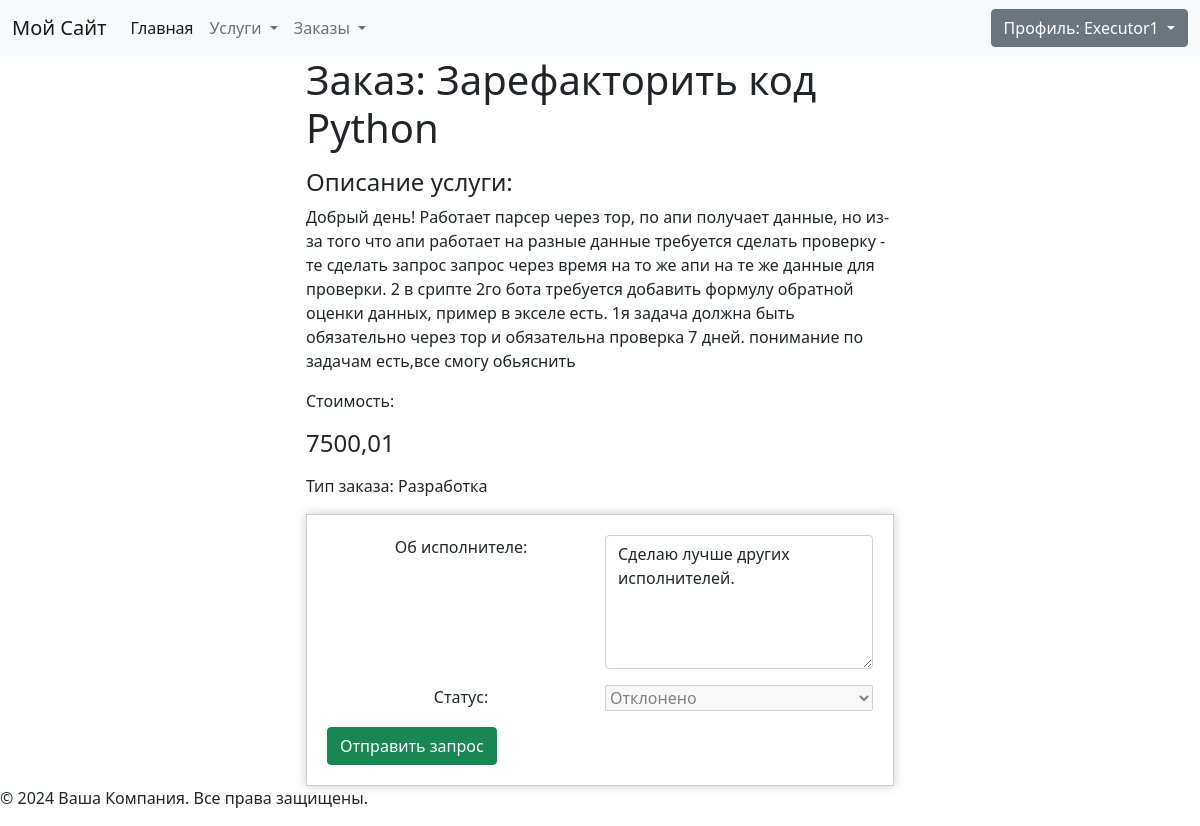
Page /orders/request/1 (signed in) on the committed database.
### freelance/models.py (models this page shows, shortened)
class Order(models.Model):
    order_type = models.CharField(
        max_length=11,
        choices=Service.ServicesType.choices,
        default="design",
        verbose_name="Тип заказа",
    )
    title = models.CharField(max_length=255, verbose_name="Заголовок")
    description = models.TextField(verbose_name="Описание")
    created_at = models.DateTimeField(
        auto_now_add=True, verbose_name="Создан", null=True
    )
    updated_at = models.DateTimeField(auto_now=True, verbose_name="Обновлен", null=True)
    price = models.DecimalField(
        verbose_name="Стоимость", max_digits=10, decimal_places=2, default=0
    )
    customer = models.ForeignKey(
        Customer,
        on_delete=models.CASCADE,
        related_name="customers",
        blank=True,
        null=True,
        verbose_name="Заказчик",
    )
    executor = models.ForeignKey(
        Executor,
        on_delete=models.CASCADE,
        related_name="executors",
        blank=True,
        null=True,
        verbose_name="Исполнитель",
    )
    class Meta:
        verbose_name = "Заказ"
        verbose_name_plural = "Заказы"

class OrderRequest(models.Model):
    order = models.ForeignKey(
        Order, on_delete=models.CASCADE, related_name="requests", verbose_name="Заказ"
    )
    executor = models.ForeignKey(
        Executor,
        on_delete=models.CASCADE,
        related_name="order_requests",
        verbose_name="Исполнитель",
        default=None,
        null=True,
    )
    about_executor = models.TextField(
        verbose_name="Об исполнителе", blank=True, null=True
    )
    created_at = models.DateTimeField(auto_now_add=True, verbose_name="Дата создания")
    status = models.CharField(
        max_length=20,
        choices=[
            ("pending", "В ожидании"),
            ("accepted", "Принято"),
            ("rejected", "Отклонено"),
        ],
        default="pending",
        verbose_name="Статус",
    )
    class Meta:
        unique_together = ("order", "executor")
        verbose_name = "Заявка на заказ"
        verbose_name_plural = "Заявки на заказы"

### freelance/views.py (the view, shortened to what this page needs)
# urls.py: path("orders/request/<int:pk>", OrderRequestView.as_view(), name="order-request"),
class OrderRequestView(UpdateView):
    model = OrderRequest
    form_class = OrderRequestForm
    template_name = "freelance/orders/order_request.html"
    success_url = reverse_lazy("freelance:order-success")
    def get(self, request, *args, **kwargs):
        order = get_object_or_404(Order, pk=kwargs["pk"])
        try:
            order_request = OrderRequest.objects.get(
                order=order,
                executor=Executor.objects.get(profile__user=self.request.user),
            )
            form = self.form_class(instance=order_request)
        except OrderRequest.DoesNotExist:
            form = self.form_class(initial={"order": order})
        return render(request, self.template_name, {"form": form, "order": order})

### freelance/forms.py (shortened to what this page needs)
class OrderRequestForm(forms.ModelForm):
    def __init__(self, *args, **kwargs):
        super().__init__(*args, **kwargs)
        self.fields["order"].widget = forms.HiddenInput()
        self.fields["executor"].widget = forms.HiddenInput()
        self.fields["about_executor"].widget = forms.Textarea(
            attrs={"rows": 5, "class": "form-control"}
        )
        self.fields["status"].widget.attrs["disabled"] = True
        self.fields["status"].required = False
    class Meta:
        model = OrderRequest
        fields = "__all__"

### freelance/templatetags/custom_tags.py (called while the page is built)
@register.filter(name='has_group')
def has_group(user, group_name):
    return Group.objects.get(name=group_name).user_set.filter(id=user.id).exists()

### templates/freelance/orders/order_request.html (shortened to what this page needs)
{% extends 'basic/base.html' %}
{% block content %}
    <div class="row">
        <div class="col-md-6 offset-md-3">
            <h1>Заказ: {{ order.title }}</h1>
            <p><h4>Описание услуги:</h4> {{ order.description }}</p>
            <p>Стоимость: <h4>{{ order.price }}</h4></p>
            <p>Тип заказа: {{ order.get_order_type_display }}</p>
            <form method="post" action="{% url 'freelance:order-request' order.pk %}">
                {{ form.as_p }}
                <button type="submit" class="btn btn-success">Отправить запрос</button>
            </form>
    </div>
{% endblock %}

### templates/basic/includes/login.html (shortened to what this page needs)
{% load custom_tags %}
{% if user.is_authenticated%}
<div class="dropdown">
    <button class="btn btn-secondary dropdown-toggle" type="button" id="dropdownMenuButton1"
        data-bs-toggle="dropdown" aria-expanded="false">
        Профиль: {{ user.username }}
    </button>
</div>
{% endif %}

### static/css/custom.css (style rules this page uses)
form { max-width: auto; margin: auto; padding: 20px; border: 1px solid #ccc; box-shadow: 0 0 10px #ccc; }
form p { display: grid; grid-template-columns: 1fr 1fr; gap: 10px; }
form label { text-align: center; }
form input[type="text"], form input[type="password"], form select { width: 100%; }

### rows in the picture
Order: title "Зарефакторить код Python", description "Добрый день! Работает парсер через тор, по апи получает данные, но из-за того что апи работает на разные данные требуется сделать проверку - те сделать запрос запрос через время на то же апи на те же данные для проверки. 2 в срипте 2го бота требуется добавить формулу обратной оценки данных, пример в экселе есть. 1я задача должна быть обязательно через тор и обязательна проверка 7 дней. понимание по задачам есть,все смогу обьяснить", price "7500,01", order_type "Разработка"
OrderRequest: about_executor "Сделаю лучше других исполнителей.", status "Отклонено"

### other values in the picture
{{ user.username }} "Executor1"
